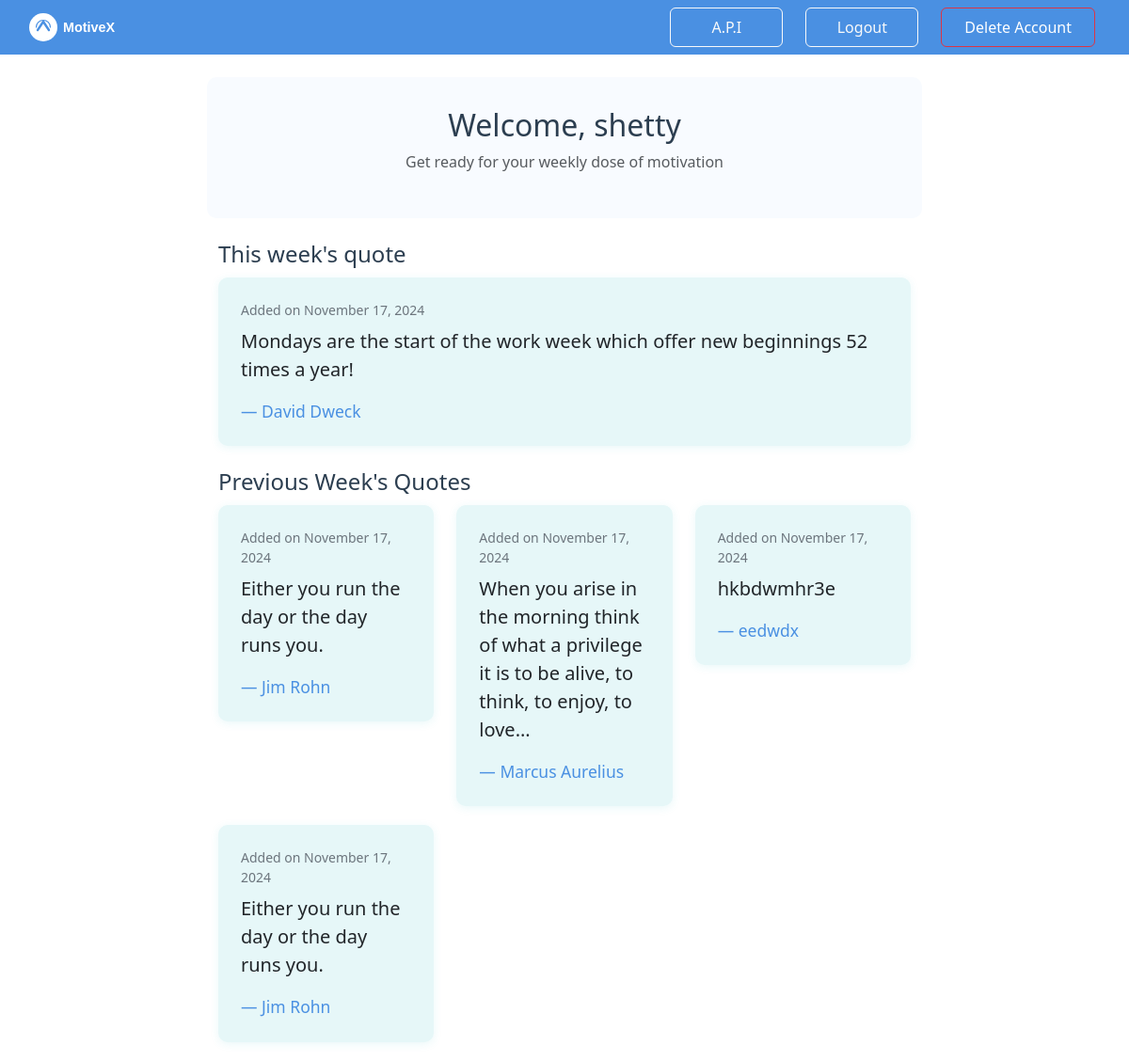
The app's page /home/ (signed in) with its own data.
### app/models.py (models this page shows)
class quote(models.Model):
    quote = models.TextField()
    author = models.CharField(max_length=100)
    date = models.DateField(auto_now_add=True)

### app/views.py (the view)
# urls.py: path('home/',views.home,name='home'),
@login_required(login_url='login')
def home(requset):
    queryset = quote.objects.all().order_by('-id').first()
    latest_id = quote.objects.latest('id').id
    query = quote.objects.exclude(id=latest_id).order_by('-id')
    return render(requset,'app/next.html',{'queryset':queryset,'query':query})

### app/templates/app/next.html (shortened to what this page needs)
<!DOCTYPE html>
<html lang="en">
<head>
    <link href="https://cdnjs.cloudflare.com/ajax/libs/bootstrap/5.3.2/css/bootstrap.min.css" rel="stylesheet">
</head>
<body>
    <nav class="navbar navbar-expand-lg navbar-dark navbar-custom">
        <div class="container-fluid">
            <a class="navbar-brand" href="#">
                <div class="logo-container">
                    <svg class="logo-svg" xmlns="http://www.w3.org/2000/svg" viewBox="0 0 400 120">
                        <text x="130" y="75" font-family="Arial, sans-serif" font-size="48" font-weight="bold" fill="white">
                            Motive<tspan fill="#ffffff">X</tspan>
                        </text>
                    </svg>
                </div>
            </a>
            <div class="collapse navbar-collapse" id="navbarNav">
                <ul class="navbar-nav ms-auto">
                    <li class="nav-item">
                        <a href="{% url 'apiinfo' %}"  class="btn btn-outline-light me-2">A.P.I</a>
                    </li>
                    <li class="nav-item">
                        <button class="btn btn-outline-light me-2" data-bs-toggle="modal" data-bs-target="#logoutModal">Logout</button>
                    </li>
                    <li class="nav-item">
                        <button class="btn btn-outline-danger me-2" data-bs-toggle="modal" data-bs-target="#deleteModal">Delete Account</button>
                    </li>
                </ul>
            </div>
        </div>
    </nav>
    <div class="container mt-4">
        <div class="row justify-content-center">
            <div class="col-md-8 text-center mb-4 welcome-section">
                <h2>Welcome, {{user.username}}</h2>
                <p class="text-muted">Get ready for your weekly dose of motivation</p>
            </div>
        </div>
        <div class="row justify-content-center">
            <div class="col-md-8">
                <div class="quote-header">
                    <h4>This week's quote</h4>
                </div>
                <div class="card quote-card mb-4">
                    <div class="card-body">
                        <p class="quote-date">Added on {{queryset.date|date:"F d, Y"}}</p>
                        <blockquote class="blockquote mb-0">
                            <p>{{queryset.quote}}</p>
                            <footer class="blockquote-footer">{{queryset.author}}</footer>
                        </blockquote>
                    </div>
                </div>
                <div class="quote-header">
                    <h4>Previous Week's Quotes</h4>
                </div>
                <div class="row">
                    {% for q in query %}
                    <div class="col-md-4">
                        <div class="card quote-card">
                            <div class="card-body">
                                <p class="quote-date">Added on {{q.date|date:"F d, Y"}}</p>
                                <blockquote class="blockquote mb-0">
                                    <p>{{q.quote}}</p>
                                    <footer class="blockquote-footer">{{q.author}}</footer>
                                </blockquote>
                            </div>
                        </div>
                    </div>
                    {% endfor %}
                </div>
            </div>
        </div>
    </div>
</body>
</html>

### app/templates/app/next.html (style rules this page uses)
.navbar-custom { background-color: #4A90E2; padding: 0.5rem 1rem; }
.logo-container { width: 150px; height: auto; }
.logo-svg { width: 100%; height: auto; display: block; }
.navbar-brand { padding: 0; margin: 0; }
.navbar .logo-container { width: 120px; }
.navbar-nav { gap: 1rem; align-items: center; }
.nav-item { margin: 0; }
.nav-item .btn { min-width: 120px; padding: 0.5rem 1.5rem; font-weight: 500; transition: all 0.3s ease; }
.btn-outline-danger { background-color: transparent; color: #fff; border-color: #dc3545; }
.quote-header { margin-bottom: 10px; color: #2C3E50; }
.quote-card { margin-bottom: 20px; border: none; border-radius: 10px; box-shadow: 0 2px 10px rgba(38, 190, 201, 0.1); background-color: #e6f7f8; }
.quote-card .card-body { padding: 1.5rem; }
.quote-date { font-size: 0.875rem; color: #6c757d; margin-bottom: 0.5rem; }
.blockquote-footer { margin-top: 0.5rem; color: #4A90E2; }
.welcome-section { background-color: #f8fbff; padding: 2rem 0; border-radius: 10px; margin-bottom: 2rem; }
.welcome-section h2 { color: #2C3E50; }

### records on screen
quote: date "November 17, 2024", quote "Mondays are the start of the work week which offer new beginnings 52 times a year!", author "David Dweck"
quote: date "November 17, 2024", quote "Either you run the day or the day runs you.", author "Jim Rohn"
quote: date "November 17, 2024", quote "When you arise in the morning think of what a privilege it is to be alive, to think, to enjoy, to love...", author "Marcus Aurelius"
quote: date "November 17, 2024", quote "hkbdwmhr3e", author "eedwdx"
quote: date "November 17, 2024", quote "Either you run the day or the day runs you.", author "Jim Rohn"

### other values on screen
{{ user.username }} "shetty"
